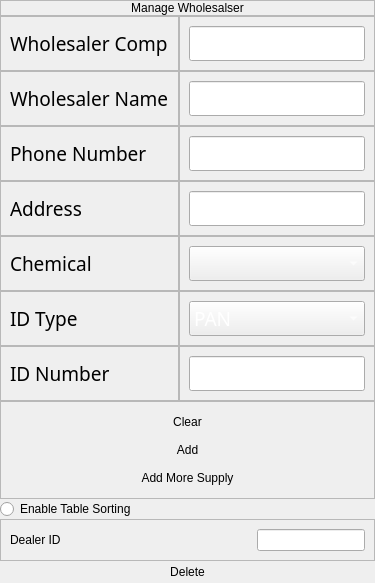
                  <widget class="QFrame" name="frame_85">
                   <property name="sizePolicy">
                    <sizepolicy hsizetype="Fixed" vsizetype="Expanding">
                     <horstretch>0</horstretch>
                     <verstretch>0</verstretch>
                    </sizepolicy>
                   </property>
                   <property name="frameShape">
                    <enum>QFrame::NoFrame</enum>
                   </property>
                   <property name="frameShadow">
                    <enum>QFrame::Plain</enum>
                   </property>
                   <layout class="QVBoxLayout" name="verticalLayout_66">
                    <property name="spacing">
                     <number>0</number>
                    </property>
                    <property name="leftMargin">
                     <number>0</number>
                    </property>
                    <property name="topMargin">
                     <number>0</number>
                    </property>
                    <property name="rightMargin">
                     <number>0</number>
                    </property>
                    <property name="bottomMargin">
                     <number>0</number>
                    </property>
                    <item>
                     <widget class="QFrame" name="frame_86">
                      <property name="sizePolicy">
                       <sizepolicy hsizetype="Preferred" vsizetype="Fixed">
                        <horstretch>0</horstretch>
                        <verstretch>0</verstretch>
                       </sizepolicy>
                      </property>
                      <property name="frameShape">
                       <enum>QFrame::StyledPanel</enum>
                      </property>
                      <property name="frameShadow">
                       <enum>QFrame::Raised</enum>
                      </property>
                      <layout class="QVBoxLayout" name="verticalLayout_67">
                       <property name="spacing">
                        <number>0</number>
                       </property>
                       <property name="leftMargin">
                        <number>0</number>
                       </property>
                       <property name="topMargin">
                        <number>0</number>
                       </property>
                       <property name="rightMargin">
                        <number>0</number>
                       </property>
                       <property name="bottomMargin">
                        <number>0</number>
                       </property>
                       <item alignment="Qt::AlignTop">
                        <widget class="QLabel" name="label_49">
                         <property name="styleSheet">
                          <string notr="true">font: 16pt &quot;Century Gothic&quot;;</string>
                         </property>
                         <property name="text">
                          <string>Manage Wholesalser</string>
                         </property>
                         <property name="alignment">
                          <set>Qt::AlignCenter</set>
                         </property>
                        </widget>
                       </item>
                      </layout>
                     </widget>
                    </item>
                    <item>
                     <widget class="QFrame" name="frame_87">
                      <property name="sizePolicy">
                       <sizepolicy hsizetype="Fixed" vsizetype="Fixed">
                        <horstretch>0</horstretch>
                        <verstretch>0</verstretch>
                       </sizepolicy>
                      </property>
                      <property name="font">
                       <font>
                        <family>Century Gothic</family>
                        <pointsize>14</pointsize>
                       </font>
                      </property>
                      <property name="autoFillBackground">
                       <bool>false</bool>
                      </property>
                      <property name="frameShape">
                       <enum>QFrame::NoFrame</enum>
                      </property>
                      <property name="frameShadow">
                       <enum>QFrame::Plain</enum>
                      </property>
                      <layout class="QHBoxLayout" name="horizontalLayout_37">
                       <property name="spacing">
                        <number>0</number>
                       </property>
                       <property name="sizeConstraint">
                        <enum>QLayout::SetDefaultConstraint</enum>
                       </property>
                       <property name="leftMargin">
                        <number>0</number>
                       </property>
                       <property name="topMargin">
                        <number>0</number>
                       </property>
                       <property name="rightMargin">
                        <number>0</number>
                       </property>
                       <property name="bottomMargin">
                        <number>0</number>
                       </property>
                       <item>
                        <widget class="QFrame" name="frame_88">
                         <property name="frameShape">
                          <enum>QFrame::NoFrame</enum>
                         </property>
                         <property name="frameShadow">
                          <enum>QFrame::Plain</enum>
                         </property>
                         <layout class="QVBoxLayout" name="verticalLayout_68">
                          <property name="spacing">
                           <number>0</number>
                          </property>
                          <property name="leftMargin">
                           <number>0</number>
                          </property>
                          <property name="topMargin">
                           <number>0</number>
                          </property>
                          <property name="rightMargin">
                           <number>0</number>
                          </property>
                          <property name="bottomMargin">
                           <number>0</number>
                          </property>
                          <item>
                           <widget class="QFrame" name="frame_89">
                            <property name="styleSheet">
                             <string notr="true">font: 16pt &quot;Century Gothic&quot;;</string>
                            </property>
                            <property name="frameShape">
                             <enum>QFrame::StyledPanel</enum>
                            </property>
                            <property name="frameShadow">
                             <enum>QFrame::Raised</enum>
                            </property>
                            <layout class="QVBoxLayout" name="verticalLayout_69">
                             <item>
                              <widget class="QLabel" name="label_50">
                               <property name="styleSheet">
                                <string notr="true">font: 12pt &quot;Century Gothic&quot;;
</string>
                               </property>
                               <property name="text">
                                <string>Wholesaler Comp</string>
                               </property>
                              </widget>
                             </item>
                            </layout>
                           </widget>
                          </item>
                          <item>
                           <widget class="QFrame" name="frame_102">
                            <property name="frameShape">
                             <enum>QFrame::StyledPanel</enum>
                            </property>
                            <property name="frameShadow">
                             <enum>QFrame::Raised</enum>
                            </property>
                            <layout class="QVBoxLayout" name="verticalLayout_70">
                             <item>
                              <widget class="QLabel" name="label_51">
                               <property name="styleSheet">
                                <string notr="true">font: 12pt &quot;Century Gothic&quot;;
</string>
                               </property>
                               <property name="text">
                                <string>Wholesaler Name</string>
                               </property>
                              </widget>
                             </item>
                            </layout>
                           </widget>
                          </item>
                          <item>
                           <widget class="QFrame" name="frame_103">
                            <property name="frameShape">
                             <enum>QFrame::StyledPanel</enum>
                            </property>
                            <property name="frameShadow">
                             <enum>QFrame::Raised</enum>
                            </property>
                            <layout class="QVBoxLayout" name="verticalLayout_71">
                             <item>
                              <widget class="QLabel" name="label_52">
                               <property name="styleSheet">
                                <string notr="true">font: 12pt &quot;Century Gothic&quot;;
</string>
                               </property>
                               <property name="text">
                                <string>Phone Number</string>
                               </property>
                              </widget>
                             </item>
                            </layout>
                           </widget>
                          </item>
                          <item>
                           <widget class="QFrame" name="frame_104">
                            <property name="frameShape">
                             <enum>QFrame::StyledPanel</enum>
                            </property>
                            <property name="frameShadow">
                             <enum>QFrame::Raised</enum>
                            </property>
                            <layout class="QVBoxLayout" name="verticalLayout_72">
                             <item>
                              <widget class="QLabel" name="label_53">
                               <property name="styleSheet">
                                <string notr="true">font: 12pt &quot;Century Gothic&quot;;
</string>
                               </property>
                               <property name="text">
                                <string>Address</string>
                               </property>
                              </widget>
                             </item>
                            </layout>
                           </widget>
                          </item>
                          <item>
                           <widget class="QFrame" name="frame_105">
                            <property name="frameShape">
                             <enum>QFrame::StyledPanel</enum>
                            </property>
                            <property name="frameShadow">
                             <enum>QFrame::Raised</enum>
                            </property>
                            <layout class="QVBoxLayout" name="verticalLayout_73">
                             <item>
                              <widget class="QLabel" name="label_54">
                               <property name="styleSheet">
                                <string notr="true">font: 12pt &quot;Century Gothic&quot;;
</string>
                               </property>
                               <property name="text">
                                <string>Chemical</string>
                               </property>
                              </widget>
                             </item>
                            </layout>
                           </widget>
                          </item>
                          <item>
                           <widget class="QFrame" name="frame_106">
                            <property name="frameShape">
                             <enum>QFrame::StyledPanel</enum>
                            </property>
                            <property name="frameShadow">
                             <enum>QFrame::Raised</enum>
                            </property>
                            <layout class="QVBoxLayout" name="verticalLayout_74">
                             <item>
                              <widget class="QLabel" name="label_55">
                               <property name="styleSheet">
                                <string notr="true">font: 12pt &quot;Century Gothic&quot;;
</string>
                               </property>
                               <property name="text">
                                <string>ID Type</string>
                               </property>
                              </widget>
                             </item>
                            </layout>
                           </widget>
                          </item>
                          <item>
                           <widget class="QFrame" name="frame_107">
                            <property name="frameShape">
                             <enum>QFrame::StyledPanel</enum>
                            </property>
                            <property name="frameShadow">
                             <enum>QFrame::Raised</enum>
                            </property>
                            <layout class="QVBoxLayout" name="verticalLayout_75">
                             <item>
                              <widget class="QLabel" name="label_56">
                               <property name="styleSheet">
                                <string notr="true">font: 12pt &quot;Century Gothic&quot;;
</string>
                               </property>
                               <property name="text">
                                <string>ID Number</string>
                               </property>
                              </widget>
                             </item>
                            </layout>
                           </widget>
                          </item>
                         </layout>
                        </widget>
                       </item>
                       <item>
                        <widget class="QFrame" name="frame_109">
                         <property name="frameShape">
                          <enum>QFrame::NoFrame</enum>
                         </property>
                         <property name="frameShadow">
                          <enum>QFrame::Plain</enum>
                         </property>
                         <layout class="QVBoxLayout" name="verticalLayout_77">
                          <property name="spacing">
                           <number>0</number>
                          </property>
                          <property name="leftMargin">
                           <number>0</number>
                          </property>
                          <property name="topMargin">
                           <number>0</number>
                          </property>
                          <property name="rightMargin">
                           <number>0</number>
                          </property>
                          <property name="bottomMargin">
                           <number>0</number>
                          </property>
                          <item alignment="Qt::AlignVCenter">
                           <widget class="QFrame" name="frame_110">
                            <property name="frameShape">
                             <enum>QFrame::StyledPanel</enum>
                            </property>
                            <property name="frameShadow">
                             <enum>QFrame::Raised</enum>
                            </property>
                            <layout class="QVBoxLayout" name="verticalLayout_78">
                             <item alignment="Qt::AlignVCenter">
                              <widget class="QLineEdit" name="wholesaler_comp">
                               <property name="sizePolicy">
                                <sizepolicy hsizetype="Preferred" vsizetype="Fixed">
                                 <horstretch>0</horstretch>
                                 <verstretch>0</verstretch>
                                </sizepolicy>
                               </property>
                               <property name="placeholderText">
                                <string/>
                               </property>
                              </widget>
                             </item>
                            </layout>
                           </widget>
                          </item>
                          <item>
                           <widget class="QFrame" name="frame_111">
                            <property name="frameShape">
                             <enum>QFrame::StyledPanel</enum>
                            </property>
                            <property name="frameShadow">
                             <enum>QFrame::Raised</enum>
                            </property>
                            <layout class="QVBoxLayout" name="verticalLayout_79">
                             <item>
                              <widget class="QLineEdit" name="wholesaler_name">
                               <property name="sizePolicy">
                                <sizepolicy hsizetype="Preferred" vsizetype="Fixed">
                                 <horstretch>0</horstretch>
                                 <verstretch>0</verstretch>
                                </sizepolicy>
                               </property>
                               <property name="placeholderText">
                                <string/>
                               </property>
                              </widget>
                             </item>
                            </layout>
                           </widget>
                          </item>
                          <item>
                           <widget class="QFrame" name="frame_112">
                            <property name="frameShape">
                             <enum>QFrame::StyledPanel</enum>
                            </property>
                            <property name="frameShadow">
                             <enum>QFrame::Raised</enum>
                            </property>
                            <layout class="QVBoxLayout" name="verticalLayout_83">
                             <item>
                              <widget class="QLineEdit" name="wholesaler_phone_no">
                               <property name="sizePolicy">
                                <sizepolicy hsizetype="Preferred" vsizetype="Fixed">
                                 <horstretch>0</horstretch>
                                 <verstretch>0</verstretch>
                                </sizepolicy>
                               </property>
                               <property name="maxLength">
                                <number>10</number>
                               </property>
                               <property name="placeholderText">
                                <string/>
                               </property>
                              </widget>
                             </item>
                            </layout>
                           </widget>
                          </item>
                          <item>
                           <widget class="QFrame" name="frame_113">
                            <property name="frameShape">
                             <enum>QFrame::StyledPanel</enum>
                            </property>
                            <property name="frameShadow">
                             <enum>QFrame::Raised</enum>
                            </property>
                            <layout class="QVBoxLayout" name="verticalLayout_84">
                             <item>
                              <widget class="QLineEdit" name="wholesaler_address">
                               <property name="sizePolicy">
                                <sizepolicy hsizetype="Preferred" vsizetype="Fixed">
                                 <horstretch>0</horstretch>
                                 <verstretch>0</verstretch>
                                </sizepolicy>
                               </property>
                               <property name="placeholderText">
                                <string/>
                               </property>
                               <property name="clearButtonEnabled">
                                <bool>false</bool>
                               </property>
                              </widget>
                             </item>
                            </layout>
                           </widget>
                          </item>
                          <item>
                           <widget class="QFrame" name="frame_114">
                            <property name="frameShape">
                             <enum>QFrame::StyledPanel</enum>
                            </property>
                            <property name="frameShadow">
                             <enum>QFrame::Raised</enum>
                            </property>
                            <layout class="QVBoxLayout" name="verticalLayout_85">
                             <item>
                              <widget class="QComboBox" name="wholesaler_chemical_combo">
                               <property name="cursor">
                                <cursorShape>PointingHandCursor</cursorShape>
                               </property>
                               <property name="styleSheet">
                                <string notr="true">font: 10pt &quot;Century Gothic&quot;;
color: rgb(255, 255, 255);</string>
                               </property>
                              </widget>
                             </item>
                            </layout>
                           </widget>
                          </item>
                          <item>
                           <widget class="QFrame" name="frame_115">
                            <property name="frameShape">
                             <enum>QFrame::StyledPanel</enum>
                            </property>
                            <property name="frameShadow">
                             <enum>QFrame::Raised</enum>
                            </property>
                            <layout class="QVBoxLayout" name="verticalLayout_86">
                             <item>
                              <widget class="QComboBox" name="wholesaler_id_type_combo">
                               <property name="cursor">
                                <cursorShape>PointingHandCursor</cursorShape>
                               </property>
                               <property name="styleSheet">
                                <string notr="true">font: 10pt &quot;Century Gothic&quot;;
color: rgb(255, 255, 255);</string>
                               </property>
                               <item>
                                <property name="text">
                                 <string>PAN</string>
                                </property>
                               </item>
                               <item>
                                <property name="text">
                                 <string>Aadhar</string>
                                </property>
                               </item>
                               <item>
                                <property name="text">
                                 <string>Voter ID</string>
                                </property>
                               </item>
                               <item>
                                <property name="text">
                                 <string>Company ID</string>
                                </property>
                               </item>
                              </widget>
                             </item>
                            </layout>
                           </widget>
                          </item>
                          <item>
                           <widget class="QFrame" name="frame_116">
                            <property name="frameShape">
                             <enum>QFrame::StyledPanel</enum>
                            </property>
                            <property name="frameShadow">
                             <enum>QFrame::Raised</enum>
                            </property>
                            <layout class="QVBoxLayout" name="verticalLayout_87">
                             <item>
                              <widget class="QLineEdit" name="wholesaler_id_number">
                               <property name="sizePolicy">
                                <sizepolicy hsizetype="Preferred" vsizetype="Fixed">
                                 <horstretch>0</horstretch>
                                 <verstretch>0</verstretch>
                                </sizepolicy>
                               </property>
                               <property name="maxLength">
                                <number>10</number>
                               </property>
                               <property name="placeholderText">
                                <string/>
                               </property>
                              </widget>
                             </item>
                            </layout>
                           </widget>
                          </item>
                         </layout>
                        </widget>
                       </item>
                      </layout>
                     </widget>
                    </item>
                    <item alignment="Qt::AlignBottom">
                     <widget class="QFrame" name="frame_242">
                      <property name="frameShape">
                       <enum>QFrame::StyledPanel</enum>
                      </property>
                      <property name="frameShadow">
                       <enum>QFrame::Raised</enum>
                      </property>
                      <layout class="QVBoxLayout" name="verticalLayout_176">
                       <item>
                        <widget class="QPushButton" name="wholesaler_clear_btn">
                         <property name="cursor">
                          <cursorShape>PointingHandCursor</cursorShape>
                         </property>
                         <property name="styleSheet">
                          <string notr="true">font: 16pt &quot;Century Gothic&quot;;</string>
                         </property>
                         <property name="text">
                          <string>Clear</string>
                         </property>
                         <property name="flat">
                          <bool>true</bool>
                         </property>
                        </widget>
                       </item>
                       <item>
                        <widget class="QPushButton" name="wholesaler_add_btn">
                         <property name="cursor">
                          <cursorShape>PointingHandCursor</cursorShape>
                         </property>
                         <property name="styleSheet">
                          <string notr="true">font: 16pt &quot;Century Gothic&quot;;</string>
                         </property>
                         <property name="text">
                          <string>Add</string>
                         </property>
                         <property name="flat">
                          <bool>true</bool>
                         </property>
                        </widget>
                       </item>
                       <item>
                        <widget class="QPushButton" name="wholesaler_addmore_btn_2">
                         <property name="cursor">
                          <cursorShape>PointingHandCursor</cursorShape>
                         </property>
                         <property name="styleSheet">
                          <string notr="true">font: 16pt &quot;Century Gothic&quot;;</string>
                         </property>
                         <property name="text">
                          <string>Add More Supply</string>
                         </property>
                         <property name="flat">
                          <bool>true</bool>
                         </property>
                        </widget>
                       </item>
                      </layout>
                     </widget>
                    </item>
                    <item alignment="Qt::AlignVCenter">
                     <widget class="QRadioButton" name="Wholesaler_RadioButton">
                      <property name="styleSheet">
                       <string notr="true">font: 12pt &quot;Century Gothic&quot;;
</string>
                      </property>
                      <property name="text">
                       <string>Enable Table Sorting</string>
                      </property>
                     </widget>
                    </item>
                    <item alignment="Qt::AlignBottom">
                     <widget class="QFrame" name="frame_118">
                      <property name="sizePolicy">
                       <sizepolicy hsizetype="Preferred" vsizetype="Preferred">
                        <horstretch>0</horstretch>
                        <verstretch>0</verstretch>
                       </sizepolicy>
                      </property>
                      <property name="frameShape">
                       <enum>QFrame::NoFrame</enum>
                      </property>
                      <property name="frameShadow">
                       <enum>QFrame::Plain</enum>
                      </property>
                      <layout class="QVBoxLayout" name="verticalLayout_175">
                       <property name="spacing">
                        <number>0</number>
                       </property>
                       <property name="leftMargin">
                        <number>0</number>
                       </property>
                       <property name="topMargin">
                        <number>0</number>
                       </property>
                       <property name="rightMargin">
                        <number>0</number>
                       </property>
                       <property name="bottomMargin">
                        <number>0</number>
                       </property>
                       <item>
                        <widget class="QFrame" name="frame_241">
                         <property name="frameShape">
                          <enum>QFrame::StyledPanel</enum>
                         </property>
                         <property name="frameShadow">
                          <enum>QFrame::Raised</enum>
                         </property>
                         <layout class="QHBoxLayout" name="horizontalLayout_27">
                          <item>
                           <widget class="QLabel" name="label_40">
                            <property name="styleSheet">
                             <string notr="true">font: 12pt &quot;Century Gothic&quot;;</string>
                            </property>
                            <property name="text">
                             <string>Dealer ID</string>
                            </property>
                           </widget>
                          </item>
                          <item alignment="Qt::AlignRight">
                           <widget class="QLineEdit" name="wholesaler_delete"/>
                          </item>
                         </layout>
                        </widget>
                       </item>
                       <item>
                        <widget class="QPushButton" name="wholesaler_delete_btn">
                         <property name="cursor">
                          <cursorShape>PointingHandCursor</cursorShape>
                         </property>
                         <property name="styleSheet">
                          <string notr="true">font: 16pt &quot;Century Gothic&quot;;</string>
                         </property>
                         <property name="text">
                          <string>Delete</string>
                         </property>
                         <property name="flat">
                          <bool>true</bool>
                         </property>
                        </widget>
                       </item>
                      </layout>
                     </widget>
                    </item>
                   </layout>
                  </widget>
